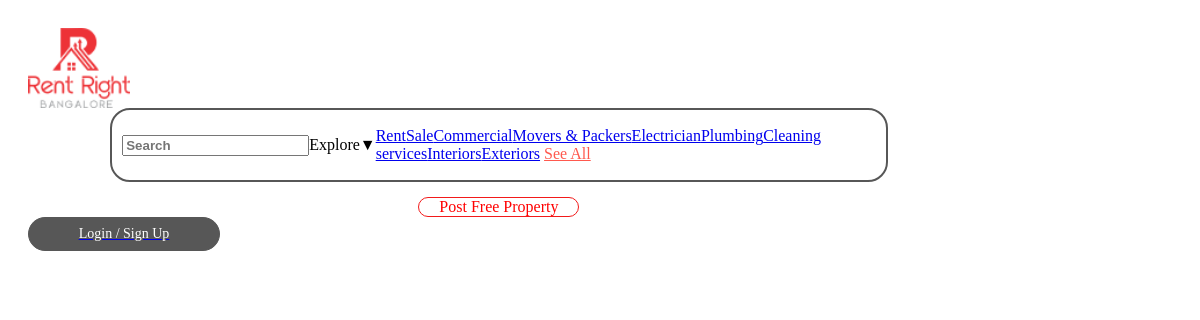
Page /users/user-head1.php on the committed database.
### tables this page shows
CREATE TABLE `dropdown_values` (
  `id` int(11) NOT NULL,
  `value` varchar(255) NOT NULL
);

### users/user-head1.php (the view, shortened to what this page needs)
<head>
<link rel="stylesheet" href="../css/responsive.css">
</head>
<header>
    <div class="container">
        <div class="row">
                <div class="logo">
                    <a href="../index">
                        <img src="../icons/Logo.png" alt="Rent Right Bangalore">
                    </a>
                </div>
                <div class="search-bar">
                <input type="search" id="searchInput" placeholder="Search" onkeyup="checkEnter(event)">
                    <div class="explore-dropdown" onclick="toggleDropdown()">Explore▼</div>
                    <div class="dropdown-menu" id="dropdownMenu">
                        <?php
                        $query = "SELECT * FROM dropdown_values";
                        $result = mysqli_query($conn, $query);
                        if (mysqli_num_rows($result) > 0) {
                            while ($row = mysqli_fetch_assoc($result)) {
                                $link = '';
                                switch ($row['value']) {
                                    case 'Rent':
                                        $link = '../index.php';
                                        break;
                                    case 'Sale':
                                        $link = '../home2.php';
                                        break;
                                    case 'Commercial':
                                        $link = '../home3.php';
                                        break;
                                    default:
                                        $link = '../services2.php?service=' . urlencode($row['value']);
                                        break;
                                }
                                echo '<a href="' . $link . '">' . htmlspecialchars($row['value']) . '</a>';
                            }
                        } else {
                            echo '<a href="#">No services available</a>';
                        }
                        ?>
                        <a href="../services2.php" style="color: #ff594e;">See All</a>
                    </div>
                </div>
                <nav class="menu">
                    <?php if(isset($_SESSION['user_name'])): ?>
                    <a href="post-property">Post Property</a>
                    <?php else: ?>
                    <a href="property">Post Free Property</a>
                    <?php endif; ?>
                </nav>
                <div class="login-header">
                <?php if(isset($_SESSION['user_name'])): ?>
                <div class="dropdown">
                    <a class="btn  dropdown-toggle" href="#" role="button" id="secondaryDropdown"
                        data-bs-toggle="dropdown" aria-expanded="false">
                        <?php echo $_SESSION['user_name']; ?>
                    </a>
                    <ul class="dropdown-menu" aria-labelledby="secondaryDropdown">
                        <li><a class="dropdown-item" href="user-dashboard">Home</a></li>
                        <li><a class="dropdown-item" href="enquiries"> Requests received</a></li>
                        <li><a class="dropdown-item" href="saved"> Saved</a></li>
                        <li><a class="dropdown-item" href="Property_list"> Property Listing</a></li>
                        <li><a class="dropdown-item" href="Property_all_list"> All Property Listing</a></li>
                        <li><a class="dropdown-item" href="UserProfile">Update Profile</a></li>
                        <li><a class="dropdown-item" href="chngepswd">Change Password </a></li>
                        <li><a class="dropdown-item" href="../logout">Logout</a></li>
                    </ul>
                </div>
                <?php else: ?>
                    <a href="../login">
                <nav class="login-btn">
                        Login / Sign Up
                </nav>
                        </a>
                <?php endif; ?>
            </div>
        </div>
    </div>
</header>
</body>
</html>

### css/responsive.css (style rules this page uses)
[type="search"] { outline-offset: -2px; -webkit-appearance: textfield; color: #281313 !important; font-weight: 600 !important; }
header { display: flex; flex-wrap: wrap; justify-content: space-between; align-items: center; padding: 20px; }
.logo { flex: 1 1 20%; }
.logo img { height: 80px; max-width: 100%; align-items: center; }
.search-bar { position: relative; display: flex; align-items: center; height: 50px; flex: 1 1 45%; padding: 10px; border: 2px solid #575757; border-radius: 20px; }
.menu { flex: 1 1 20%; margin-top: 15px !important; text-align: center; }
.menu a { color: red !important; text-decoration: none; padding: 0px 20px; border: 1px solid rgb(242, 26, 26); border-radius: 50px; cursor: pointer; display: inline-block; margin: 0 10px; }
.login-header { flex: 1 1 15%; text-align: right; }
.login-btn { width: 150px; font-size: 14px; padding: 8px 20px; border: 1px solid #575757; border-radius: 50px; background-color: #575757; cursor: pointer; color: white !important; font-family: "Times New Roman", Times, serif; text-align: center; }
@media (max-width: 1400px) { .logo { flex: 1 1 15%; } }
@media (max-width: 1400px) { .menu { flex: 1 1 20%; margin-top: 15px !important; text-align: center; } }
@media (max-width: 1400px) { .login-header { flex: 1 1 15%; text-align: right; } }
@media (max-width: 1400px) { .search-bar { width: 80%; margin: 0 auto; } }

### rows in the picture
dropdown_values: value "Rent"
dropdown_values: value "Sale"
dropdown_values: value "Commercial"
dropdown_values: value "Movers & Packers"
dropdown_values: value "Electrician"
dropdown_values: value "Plumbing"
dropdown_values: value "Cleaning services"
dropdown_values: value "Interiors"
dropdown_values: value "Exteriors"
